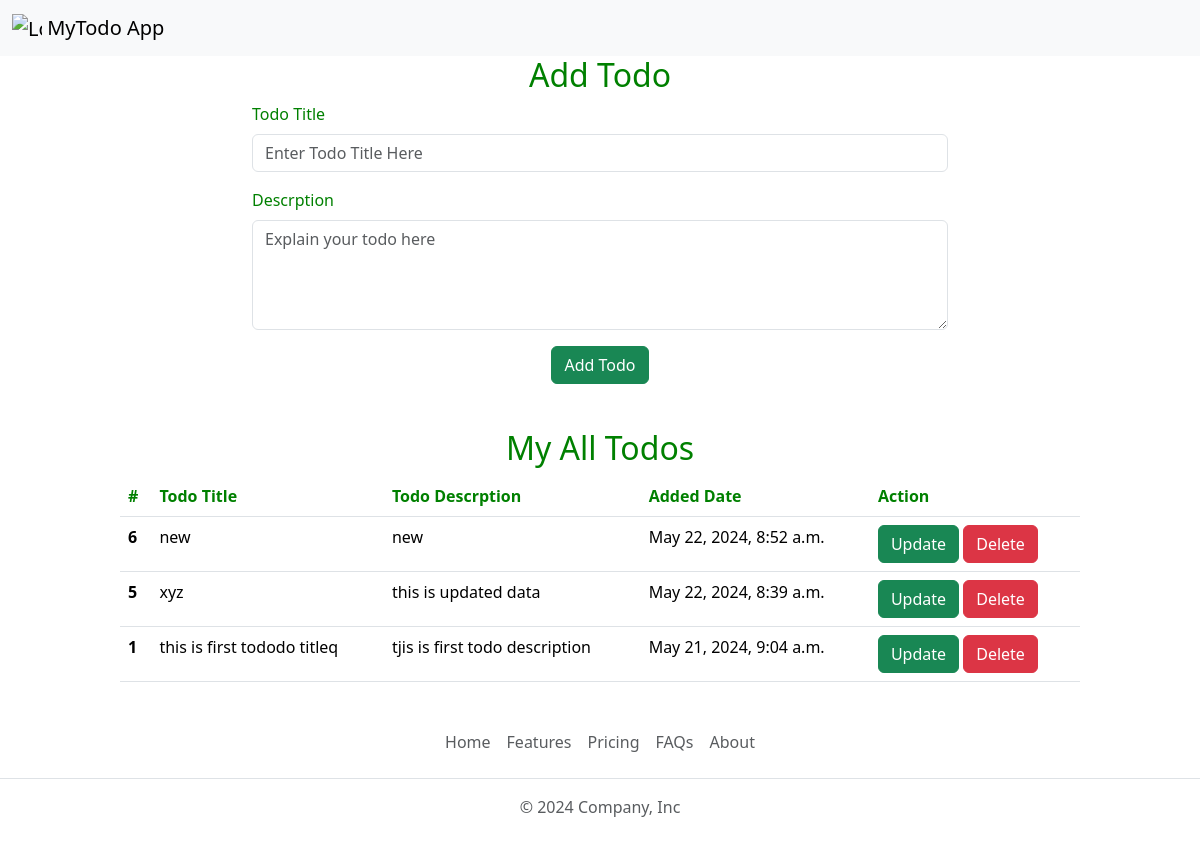
The page / on the database its author committed.
### todo/models.py (models this page shows)
class savetodo(models.Model):
    title = models.CharField(max_length=100)
    desc = models.TextField()
    date = models.DateTimeField(auto_now_add=True)

### todo/views.py (the view)
# urls.py: path("", views.homepage, name = "home"),
def homepage(request):
    data = savetodo.objects.all().order_by("-id")
    return render(request, "home.html", {'mytodos' : data})

### templates/home.html (shortened to what this page needs)
{% extends "base.html" %}
{% block body %}
<div style="padding-left: 21%; padding-right: 21%;">
    <h2 style="text-align: center; color: green;">Add Todo</h2>
    <form action="/savedata" method="post">
        <div class="mb-3">
          <label style="color: green;" for="exampleInputEmail1" class="form-label">Todo Title</label>
          <input type="text" class="form-control" placeholder="Enter Todo Title Here" name="title">
        </div>
        <div class="mb-3">
          <label style="color: green;" for="exampleInputPassword1" class="form-label">Descrption</label>
          <textarea type="text" name="dec" rows="4" placeholder="Explain your todo here" class="form-control" id="exampleInputPassword1"></textarea>
        </div>
        <div style="text-align: center;">
            <button type="submit" class="btn btn-success">Add Todo</button>
        </div>
      </form>
</div>
<div style="margin-top: 45px; padding-left: 10%; padding-right: 10%;">
    <h2 style="text-align: center; color: green;">My All Todos</h2>
    <table class="table">
        <thead>
          <tr>
            <th style="color: green !important;" scope="col">#</th>
            <th style="color: green !important;" scope="col">Todo Title</th>
            <th style="color: green !important;" scope="col">Todo Descrption</th>
            <th style="color: green !important;" scope="col">Added Date</th>
            <th style="color: green !important;" scope="col">Action</th>
          </tr>
        </thead>
        <tbody>
        {% for todo in mytodos %}
          <tr>
            <th scope="row">{{todo.id}}</th>
            <td>{{todo.title}}</td>
            <td>{{todo.desc}}</td>
            <td>{{todo.date}}</td>
            <td>
                <div>
                    <a href="update-todo/{{todo.id}}">
                    <button type="button" class="btn btn-success">Update</button></a>
                    <a href="/delte-todo/{{todo.id}}">
                    <button type="button" class="btn btn-danger">Delete</button></a>
                </div>
            </td>
          </tr>
          {% endfor %}
        </tbody>
      </table>
</div>
{% endblock body %}

### templates/base.html (shortened to what this page needs)
<!doctype html>
<html lang="en">
  <head>
    <link href="https://cdn.jsdelivr.net/npm/bootstrap@5.3.3/dist/css/bootstrap.min.css" rel="stylesheet">
  </head>
  <body>
    <nav class="navbar bg-body-tertiary">
        <div class="container-fluid">
          <a class="navbar-brand" href="#">
            <img src="https://source.unsplash.com/random/?todo" alt="Logo" width="30" height="24" class="d-inline-block align-text-top">
            MyTodo App
          </a>
        </div>
      </nav>
      {% block body %}{% endblock body %}
      <footer class="py-3 my-4">
        <ul class="nav justify-content-center border-bottom pb-3 mb-3">
          <li class="nav-item"><a href="#" class="nav-link px-2 text-body-secondary">Home</a></li>
          <li class="nav-item"><a href="#" class="nav-link px-2 text-body-secondary">Features</a></li>
          <li class="nav-item"><a href="#" class="nav-link px-2 text-body-secondary">Pricing</a></li>
          <li class="nav-item"><a href="#" class="nav-link px-2 text-body-secondary">FAQs</a></li>
          <li class="nav-item"><a href="#" class="nav-link px-2 text-body-secondary">About</a></li>
        </ul>
        <p class="text-center text-body-secondary">&copy; 2024 Company, Inc</p>
      </footer>
  </body>
</html>

### rows shown on the page
savetodo: id "6", title "new", desc "new", date "May 22, 2024, 8:52 a.m."
savetodo: id "5", title "xyz", desc "this is updated data", date "May 22, 2024, 8:39 a.m."
savetodo: id "1", title "this is first tododo titleq", desc "tjis is first todo description", date "May 21, 2024, 9:04 a.m."
